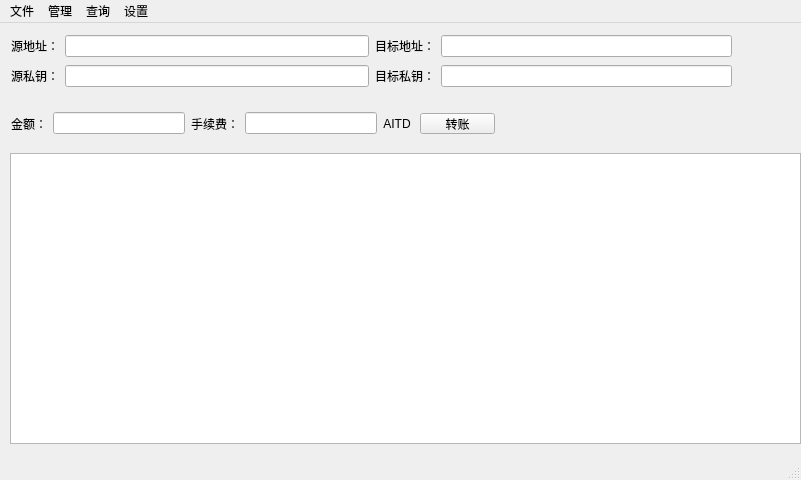
<?xml version="1.0" encoding="UTF-8"?>
<ui version="4.0">
 <class>MainWindow</class>
 <widget class="QMainWindow" name="MainWindow">
  <property name="geometry">
   <rect>
    <x>0</x>
    <y>0</y>
    <width>801</width>
    <height>480</height>
   </rect>
  </property>
  <property name="windowTitle">
   <string>MainWindow</string>
  </property>
  <widget class="QWidget" name="centralwidget">
   <widget class="QTableWidget" name="tableWidget">
    <property name="geometry">
     <rect>
      <x>10</x>
      <y>130</y>
      <width>791</width>
      <height>291</height>
     </rect>
    </property>
   </widget>
   <widget class="QPushButton" name="btn_transfer">
    <property name="geometry">
     <rect>
      <x>420</x>
      <y>90</y>
      <width>75</width>
      <height>21</height>
     </rect>
    </property>
    <property name="text">
     <string>转账</string>
    </property>
   </widget>
   <widget class="QWidget" name="layoutWidget">
    <property name="geometry">
     <rect>
      <x>11</x>
      <y>89</y>
      <width>400</width>
      <height>23</height>
     </rect>
    </property>
    <layout class="QHBoxLayout" name="horizontalLayout_2">
     <item>
      <widget class="QLabel" name="label_7">
       <property name="text">
        <string>金额：</string>
       </property>
       <property name="alignment">
        <set>Qt::AlignRight|Qt::AlignTrailing|Qt::AlignVCenter</set>
       </property>
      </widget>
     </item>
     <item>
      <widget class="QLineEdit" name="lineEdit_amount"/>
     </item>
     <item>
      <widget class="QLabel" name="label_8">
       <property name="text">
        <string>手续费：</string>
       </property>
       <property name="alignment">
        <set>Qt::AlignCenter</set>
       </property>
      </widget>
     </item>
     <item>
      <widget class="QLineEdit" name="lineEdit_fee"/>
     </item>
     <item>
      <widget class="QLabel" name="label_9">
       <property name="text">
        <string>AITD</string>
       </property>
       <property name="alignment">
        <set>Qt::AlignCenter</set>
       </property>
      </widget>
     </item>
    </layout>
   </widget>
   <widget class="QWidget" name="layoutWidget">
    <property name="geometry">
     <rect>
      <x>11</x>
      <y>10</y>
      <width>721</width>
      <height>57</height>
     </rect>
    </property>
    <layout class="QHBoxLayout" name="horizontalLayout_6">
     <item>
      <layout class="QVBoxLayout" name="verticalLayout">
       <item>
        <layout class="QHBoxLayout" name="horizontalLayout">
         <item>
          <widget class="QLabel" name="label">
           <property name="text">
            <string>源地址：</string>
           </property>
           <property name="alignment">
            <set>Qt::AlignCenter</set>
           </property>
          </widget>
         </item>
         <item>
          <widget class="QLineEdit" name="lineEdit_src_address"/>
         </item>
        </layout>
       </item>
       <item>
        <layout class="QHBoxLayout" name="horizontalLayout_4">
         <item>
          <widget class="QLabel" name="label_2">
           <property name="layoutDirection">
            <enum>Qt::LeftToRight</enum>
           </property>
           <property name="text">
            <string>源私钥：</string>
           </property>
           <property name="alignment">
            <set>Qt::AlignCenter</set>
           </property>
          </widget>
         </item>
         <item>
          <widget class="QLineEdit" name="lineEdit_src_privkey"/>
         </item>
        </layout>
       </item>
      </layout>
     </item>
     <item>
      <layout class="QVBoxLayout" name="verticalLayout_2">
       <item>
        <layout class="QHBoxLayout" name="horizontalLayout_5">
         <item>
          <widget class="QLabel" name="label_3">
           <property name="layoutDirection">
            <enum>Qt::LeftToRight</enum>
           </property>
           <property name="text">
            <string>目标地址：</string>
           </property>
           <property name="alignment">
            <set>Qt::AlignCenter</set>
           </property>
          </widget>
         </item>
         <item>
          <widget class="QLineEdit" name="lineEdit_dst_address"/>
         </item>
        </layout>
       </item>
       <item>
        <layout class="QHBoxLayout" name="horizontalLayout_3">
         <item>
          <widget class="QLabel" name="label_5">
           <property name="text">
            <string>目标私钥：</string>
           </property>
           <property name="alignment">
            <set>Qt::AlignCenter</set>
           </property>
          </widget>
         </item>
         <item>
          <widget class="QLineEdit" name="lineEdit_dst_privkey"/>
         </item>
        </layout>
       </item>
      </layout>
     </item>
    </layout>
   </widget>
  </widget>
  <widget class="QMenuBar" name="menubar">
   <property name="geometry">
    <rect>
     <x>0</x>
     <y>0</y>
     <width>801</width>
     <height>26</height>
    </rect>
   </property>
   <widget class="QMenu" name="menu">
    <property name="title">
     <string>文件</string>
    </property>
    <addaction name="actionopen"/>
    <addaction name="actionclose"/>
   </widget>
   <widget class="QMenu" name="menu_2">
    <property name="title">
     <string>管理</string>
    </property>
    <addaction name="actionaccount"/>
    <addaction name="actiontoken"/>
    <addaction name="actionbridge"/>
    <addaction name="actionairdrop"/>
    <addaction name="actionquantization"/>
    <addaction name="actionborrow_lend"/>
   </widget>
   <widget class="QMenu" name="menu_3">
    <property name="title">
     <string>查询</string>
    </property>
    <addaction name="actionasset"/>
    <addaction name="actionrecord"/>
   </widget>
   <widget class="QMenu" name="menu_4">
    <property name="title">
     <string>设置</string>
    </property>
    <addaction name="actionrpc"/>
   </widget>
   <addaction name="menu"/>
   <addaction name="menu_2"/>
   <addaction name="menu_3"/>
   <addaction name="menu_4"/>
  </widget>
  <widget class="QStatusBar" name="statusbar"/>
  <action name="actionopen">
   <property name="text">
    <string>打开</string>
   </property>
  </action>
  <action name="actionclose">
   <property name="text">
    <string>关闭</string>
   </property>
  </action>
  <action name="actiontoken">
   <property name="text">
    <string>代币</string>
   </property>
  </action>
  <action name="actionbridge">
   <property name="text">
    <string>桥</string>
   </property>
  </action>
  <action name="actionaccount">
   <property name="text">
    <string>账户</string>
   </property>
  </action>
  <action name="actionairdrop">
   <property name="text">
    <string>空投</string>
   </property>
  </action>
  <action name="actionquantization">
   <property name="text">
    <string>量化</string>
   </property>
  </action>
  <action name="actionasset">
   <property name="text">
    <string>资产</string>
   </property>
  </action>
  <action name="actionrecord">
   <property name="text">
    <string>记录</string>
   </property>
  </action>
  <action name="actionrpc">
   <property name="text">
    <string>节点</string>
   </property>
  </action>
  <action name="actionborrow_lend">
   <property name="text">
    <string>借贷</string>
   </property>
  </action>
 </widget>
 <resources/>
 <connections/>
</ui>
